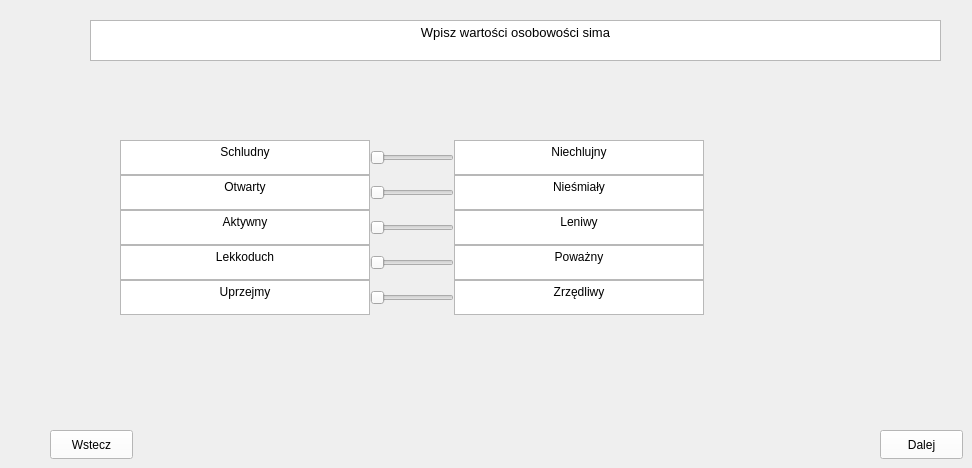
    <widget class="QWidget" name="Osobowosc">
     <widget class="QWidget" name="formLayoutWidget">
      <property name="geometry">
       <rect>
        <x>120</x>
        <y>140</y>
        <width>801</width>
        <height>195</height>
       </rect>
      </property>
      <layout class="QGridLayout" name="gridLayout_4">
       <property name="sizeConstraint">
        <enum>QLayout::SetFixedSize</enum>
       </property>
       <property name="spacing">
        <number>0</number>
       </property>
       <item row="2" column="1">
        <widget class="QSlider" name="horizontalSlider_18">
         <property name="orientation">
          <enum>Qt::Horizontal</enum>
         </property>
        </widget>
       </item>
       <item row="1" column="0">
        <widget class="QTextBrowser" name="textBrowser_48">
         <property name="maximumSize">
          <size>
           <width>250</width>
           <height>35</height>
          </size>
         </property>
         <property name="html">
          <string>&lt;!DOCTYPE HTML PUBLIC &quot;-//W3C//DTD HTML 4.0//EN&quot; &quot;http://www.w3.org/TR/REC-html40/strict.dtd&quot;&gt;
&lt;html&gt;&lt;head&gt;&lt;meta name=&quot;qrichtext&quot; content=&quot;1&quot; /&gt;&lt;meta charset=&quot;utf-8&quot; /&gt;&lt;style type=&quot;text/css&quot;&gt;
p, li { white-space: pre-wrap; }
hr { height: 1px; border-width: 0; }
li.unchecked::marker { content: &quot;\2610&quot;; }
li.checked::marker { content: &quot;\2612&quot;; }
&lt;/style&gt;&lt;/head&gt;&lt;body style=&quot; font-family:'Segoe UI'; font-size:9pt; font-weight:400; font-style:normal;&quot;&gt;
&lt;p align=&quot;center&quot; style=&quot; margin-top:0px; margin-bottom:0px; margin-left:0px; margin-right:0px; -qt-block-indent:0; text-indent:0px;&quot;&gt;Otwarty&lt;/p&gt;&lt;/body&gt;&lt;/html&gt;</string>
         </property>
        </widget>
       </item>
       <item row="0" column="1">
        <widget class="QSlider" name="horizontalSlider_16">
         <property name="orientation">
          <enum>Qt::Horizontal</enum>
         </property>
        </widget>
       </item>
       <item row="2" column="2">
        <widget class="QTextBrowser" name="textBrowser_45">
         <property name="sizePolicy">
          <sizepolicy hsizetype="Preferred" vsizetype="Preferred">
           <horstretch>0</horstretch>
           <verstretch>0</verstretch>
          </sizepolicy>
         </property>
         <property name="maximumSize">
          <size>
           <width>250</width>
           <height>35</height>
          </size>
         </property>
         <property name="html">
          <string>&lt;!DOCTYPE HTML PUBLIC &quot;-//W3C//DTD HTML 4.0//EN&quot; &quot;http://www.w3.org/TR/REC-html40/strict.dtd&quot;&gt;
&lt;html&gt;&lt;head&gt;&lt;meta name=&quot;qrichtext&quot; content=&quot;1&quot; /&gt;&lt;meta charset=&quot;utf-8&quot; /&gt;&lt;style type=&quot;text/css&quot;&gt;
p, li { white-space: pre-wrap; }
hr { height: 1px; border-width: 0; }
li.unchecked::marker { content: &quot;\2610&quot;; }
li.checked::marker { content: &quot;\2612&quot;; }
&lt;/style&gt;&lt;/head&gt;&lt;body style=&quot; font-family:'Segoe UI'; font-size:9pt; font-weight:400; font-style:normal;&quot;&gt;
&lt;p align=&quot;center&quot; style=&quot; margin-top:0px; margin-bottom:0px; margin-left:0px; margin-right:0px; -qt-block-indent:0; text-indent:0px;&quot;&gt;Leniwy&lt;/p&gt;&lt;/body&gt;&lt;/html&gt;</string>
         </property>
        </widget>
       </item>
       <item row="4" column="2">
        <widget class="QTextBrowser" name="textBrowser_43">
         <property name="sizePolicy">
          <sizepolicy hsizetype="Preferred" vsizetype="Preferred">
           <horstretch>0</horstretch>
           <verstretch>0</verstretch>
          </sizepolicy>
         </property>
         <property name="maximumSize">
          <size>
           <width>250</width>
           <height>35</height>
          </size>
         </property>
         <property name="html">
          <string>&lt;!DOCTYPE HTML PUBLIC &quot;-//W3C//DTD HTML 4.0//EN&quot; &quot;http://www.w3.org/TR/REC-html40/strict.dtd&quot;&gt;
&lt;html&gt;&lt;head&gt;&lt;meta name=&quot;qrichtext&quot; content=&quot;1&quot; /&gt;&lt;meta charset=&quot;utf-8&quot; /&gt;&lt;style type=&quot;text/css&quot;&gt;
p, li { white-space: pre-wrap; }
hr { height: 1px; border-width: 0; }
li.unchecked::marker { content: &quot;\2610&quot;; }
li.checked::marker { content: &quot;\2612&quot;; }
&lt;/style&gt;&lt;/head&gt;&lt;body style=&quot; font-family:'Segoe UI'; font-size:9pt; font-weight:400; font-style:normal;&quot;&gt;
&lt;p align=&quot;center&quot; style=&quot; margin-top:0px; margin-bottom:0px; margin-left:0px; margin-right:0px; -qt-block-indent:0; text-indent:0px;&quot;&gt;Zrzędliwy&lt;/p&gt;&lt;/body&gt;&lt;/html&gt;</string>
         </property>
        </widget>
       </item>
       <item row="4" column="0">
        <widget class="QTextBrowser" name="textBrowser_44">
         <property name="maximumSize">
          <size>
           <width>250</width>
           <height>35</height>
          </size>
         </property>
         <property name="html">
          <string>&lt;!DOCTYPE HTML PUBLIC &quot;-//W3C//DTD HTML 4.0//EN&quot; &quot;http://www.w3.org/TR/REC-html40/strict.dtd&quot;&gt;
&lt;html&gt;&lt;head&gt;&lt;meta name=&quot;qrichtext&quot; content=&quot;1&quot; /&gt;&lt;meta charset=&quot;utf-8&quot; /&gt;&lt;style type=&quot;text/css&quot;&gt;
p, li { white-space: pre-wrap; }
hr { height: 1px; border-width: 0; }
li.unchecked::marker { content: &quot;\2610&quot;; }
li.checked::marker { content: &quot;\2612&quot;; }
&lt;/style&gt;&lt;/head&gt;&lt;body style=&quot; font-family:'Segoe UI'; font-size:9pt; font-weight:400; font-style:normal;&quot;&gt;
&lt;p align=&quot;center&quot; style=&quot; margin-top:0px; margin-bottom:0px; margin-left:0px; margin-right:0px; -qt-block-indent:0; text-indent:0px;&quot;&gt;Uprzejmy&lt;/p&gt;&lt;/body&gt;&lt;/html&gt;</string>
         </property>
        </widget>
       </item>
       <item row="0" column="2">
        <widget class="QTextBrowser" name="textBrowser_41">
         <property name="sizePolicy">
          <sizepolicy hsizetype="Preferred" vsizetype="Preferred">
           <horstretch>0</horstretch>
           <verstretch>0</verstretch>
          </sizepolicy>
         </property>
         <property name="maximumSize">
          <size>
           <width>250</width>
           <height>35</height>
          </size>
         </property>
         <property name="html">
          <string>&lt;!DOCTYPE HTML PUBLIC &quot;-//W3C//DTD HTML 4.0//EN&quot; &quot;http://www.w3.org/TR/REC-html40/strict.dtd&quot;&gt;
&lt;html&gt;&lt;head&gt;&lt;meta name=&quot;qrichtext&quot; content=&quot;1&quot; /&gt;&lt;meta charset=&quot;utf-8&quot; /&gt;&lt;style type=&quot;text/css&quot;&gt;
p, li { white-space: pre-wrap; }
hr { height: 1px; border-width: 0; }
li.unchecked::marker { content: &quot;\2610&quot;; }
li.checked::marker { content: &quot;\2612&quot;; }
&lt;/style&gt;&lt;/head&gt;&lt;body style=&quot; font-family:'Segoe UI'; font-size:9pt; font-weight:400; font-style:normal;&quot;&gt;
&lt;p align=&quot;center&quot; style=&quot; margin-top:0px; margin-bottom:0px; margin-left:0px; margin-right:0px; -qt-block-indent:0; text-indent:0px;&quot;&gt;Niechlujny&lt;/p&gt;&lt;/body&gt;&lt;/html&gt;</string>
         </property>
        </widget>
       </item>
       <item row="3" column="0">
        <widget class="QTextBrowser" name="textBrowser_46">
         <property name="sizePolicy">
          <sizepolicy hsizetype="Preferred" vsizetype="Preferred">
           <horstretch>0</horstretch>
           <verstretch>0</verstretch>
          </sizepolicy>
         </property>
         <property name="maximumSize">
          <size>
           <width>250</width>
           <height>35</height>
          </size>
         </property>
         <property name="html">
          <string>&lt;!DOCTYPE HTML PUBLIC &quot;-//W3C//DTD HTML 4.0//EN&quot; &quot;http://www.w3.org/TR/REC-html40/strict.dtd&quot;&gt;
&lt;html&gt;&lt;head&gt;&lt;meta name=&quot;qrichtext&quot; content=&quot;1&quot; /&gt;&lt;meta charset=&quot;utf-8&quot; /&gt;&lt;style type=&quot;text/css&quot;&gt;
p, li { white-space: pre-wrap; }
hr { height: 1px; border-width: 0; }
li.unchecked::marker { content: &quot;\2610&quot;; }
li.checked::marker { content: &quot;\2612&quot;; }
&lt;/style&gt;&lt;/head&gt;&lt;body style=&quot; font-family:'Segoe UI'; font-size:9pt; font-weight:400; font-style:normal;&quot;&gt;
&lt;p align=&quot;center&quot; style=&quot; margin-top:0px; margin-bottom:0px; margin-left:0px; margin-right:0px; -qt-block-indent:0; text-indent:0px;&quot;&gt;Lekkoduch&lt;/p&gt;&lt;/body&gt;&lt;/html&gt;</string>
         </property>
        </widget>
       </item>
       <item row="3" column="1">
        <widget class="QSlider" name="horizontalSlider_19">
         <property name="orientation">
          <enum>Qt::Horizontal</enum>
         </property>
        </widget>
       </item>
       <item row="0" column="0">
        <widget class="QTextBrowser" name="textBrowser_40">
         <property name="maximumSize">
          <size>
           <width>250</width>
           <height>35</height>
          </size>
         </property>
         <property name="html">
          <string>&lt;!DOCTYPE HTML PUBLIC &quot;-//W3C//DTD HTML 4.0//EN&quot; &quot;http://www.w3.org/TR/REC-html40/strict.dtd&quot;&gt;
&lt;html&gt;&lt;head&gt;&lt;meta name=&quot;qrichtext&quot; content=&quot;1&quot; /&gt;&lt;meta charset=&quot;utf-8&quot; /&gt;&lt;style type=&quot;text/css&quot;&gt;
p, li { white-space: pre-wrap; }
hr { height: 1px; border-width: 0; }
li.unchecked::marker { content: &quot;\2610&quot;; }
li.checked::marker { content: &quot;\2612&quot;; }
&lt;/style&gt;&lt;/head&gt;&lt;body style=&quot; font-family:'Segoe UI'; font-size:9pt; font-weight:400; font-style:normal;&quot;&gt;
&lt;p align=&quot;center&quot; style=&quot; margin-top:0px; margin-bottom:0px; margin-left:0px; margin-right:0px; -qt-block-indent:0; text-indent:0px;&quot;&gt;Schludny&lt;/p&gt;&lt;/body&gt;&lt;/html&gt;</string>
         </property>
        </widget>
       </item>
       <item row="1" column="1">
        <widget class="QSlider" name="horizontalSlider_20">
         <property name="orientation">
          <enum>Qt::Horizontal</enum>
         </property>
        </widget>
       </item>
       <item row="1" column="2">
        <widget class="QTextBrowser" name="textBrowser_49">
         <property name="sizePolicy">
          <sizepolicy hsizetype="Preferred" vsizetype="Preferred">
           <horstretch>0</horstretch>
           <verstretch>0</verstretch>
          </sizepolicy>
         </property>
         <property name="maximumSize">
          <size>
           <width>250</width>
           <height>35</height>
          </size>
         </property>
         <property name="html">
          <string>&lt;!DOCTYPE HTML PUBLIC &quot;-//W3C//DTD HTML 4.0//EN&quot; &quot;http://www.w3.org/TR/REC-html40/strict.dtd&quot;&gt;
&lt;html&gt;&lt;head&gt;&lt;meta name=&quot;qrichtext&quot; content=&quot;1&quot; /&gt;&lt;meta charset=&quot;utf-8&quot; /&gt;&lt;style type=&quot;text/css&quot;&gt;
p, li { white-space: pre-wrap; }
hr { height: 1px; border-width: 0; }
li.unchecked::marker { content: &quot;\2610&quot;; }
li.checked::marker { content: &quot;\2612&quot;; }
&lt;/style&gt;&lt;/head&gt;&lt;body style=&quot; font-family:'Segoe UI'; font-size:9pt; font-weight:400; font-style:normal;&quot;&gt;
&lt;p align=&quot;center&quot; style=&quot; margin-top:0px; margin-bottom:0px; margin-left:0px; margin-right:0px; -qt-block-indent:0; text-indent:0px;&quot;&gt;Nieśmiały&lt;/p&gt;&lt;/body&gt;&lt;/html&gt;</string>
         </property>
        </widget>
       </item>
       <item row="2" column="0">
        <widget class="QTextBrowser" name="textBrowser_42">
         <property name="maximumSize">
          <size>
           <width>250</width>
           <height>35</height>
          </size>
         </property>
         <property name="html">
          <string>&lt;!DOCTYPE HTML PUBLIC &quot;-//W3C//DTD HTML 4.0//EN&quot; &quot;http://www.w3.org/TR/REC-html40/strict.dtd&quot;&gt;
&lt;html&gt;&lt;head&gt;&lt;meta name=&quot;qrichtext&quot; content=&quot;1&quot; /&gt;&lt;meta charset=&quot;utf-8&quot; /&gt;&lt;style type=&quot;text/css&quot;&gt;
p, li { white-space: pre-wrap; }
hr { height: 1px; border-width: 0; }
li.unchecked::marker { content: &quot;\2610&quot;; }
li.checked::marker { content: &quot;\2612&quot;; }
&lt;/style&gt;&lt;/head&gt;&lt;body style=&quot; font-family:'Segoe UI'; font-size:9pt; font-weight:400; font-style:normal;&quot;&gt;
&lt;p align=&quot;center&quot; style=&quot; margin-top:0px; margin-bottom:0px; margin-left:0px; margin-right:0px; -qt-block-indent:0; text-indent:0px;&quot;&gt;Aktywny&lt;/p&gt;&lt;/body&gt;&lt;/html&gt;</string>
         </property>
        </widget>
       </item>
       <item row="3" column="2">
        <widget class="QTextBrowser" name="textBrowser_47">
         <property name="sizePolicy">
          <sizepolicy hsizetype="Preferred" vsizetype="Preferred">
           <horstretch>0</horstretch>
           <verstretch>0</verstretch>
          </sizepolicy>
         </property>
         <property name="maximumSize">
          <size>
           <width>250</width>
           <height>35</height>
          </size>
         </property>
         <property name="html">
          <string>&lt;!DOCTYPE HTML PUBLIC &quot;-//W3C//DTD HTML 4.0//EN&quot; &quot;http://www.w3.org/TR/REC-html40/strict.dtd&quot;&gt;
&lt;html&gt;&lt;head&gt;&lt;meta name=&quot;qrichtext&quot; content=&quot;1&quot; /&gt;&lt;meta charset=&quot;utf-8&quot; /&gt;&lt;style type=&quot;text/css&quot;&gt;
p, li { white-space: pre-wrap; }
hr { height: 1px; border-width: 0; }
li.unchecked::marker { content: &quot;\2610&quot;; }
li.checked::marker { content: &quot;\2612&quot;; }
&lt;/style&gt;&lt;/head&gt;&lt;body style=&quot; font-family:'Segoe UI'; font-size:9pt; font-weight:400; font-style:normal;&quot;&gt;
&lt;p align=&quot;center&quot; style=&quot; margin-top:0px; margin-bottom:0px; margin-left:0px; margin-right:0px; -qt-block-indent:0; text-indent:0px;&quot;&gt;Poważny&lt;/p&gt;&lt;/body&gt;&lt;/html&gt;</string>
         </property>
        </widget>
       </item>
       <item row="4" column="1">
        <widget class="QSlider" name="horizontalSlider_17">
         <property name="orientation">
          <enum>Qt::Horizontal</enum>
         </property>
        </widget>
       </item>
      </layout>
     </widget>
     <widget class="QPushButton" name="pushButton">
      <property name="geometry">
       <rect>
        <x>50</x>
        <y>430</y>
        <width>83</width>
        <height>29</height>
       </rect>
      </property>
      <property name="styleSheet">
       <string notr="true">background-color: rgb(255, 255, 255);</string>
      </property>
      <property name="text">
       <string>Wstecz</string>
      </property>
     </widget>
     <widget class="QPushButton" name="pushButton_2">
      <property name="geometry">
       <rect>
        <x>880</x>
        <y>430</y>
        <width>83</width>
        <height>29</height>
       </rect>
      </property>
      <property name="styleSheet">
       <string notr="true">background-color: rgb(255, 255, 255);</string>
      </property>
      <property name="text">
       <string>Dalej</string>
      </property>
     </widget>
     <widget class="QTextBrowser" name="textBrowser_57">
      <property name="geometry">
       <rect>
        <x>90</x>
        <y>20</y>
        <width>851</width>
        <height>41</height>
       </rect>
      </property>
      <property name="html">
       <string>&lt;!DOCTYPE HTML PUBLIC &quot;-//W3C//DTD HTML 4.0//EN&quot; &quot;http://www.w3.org/TR/REC-html40/strict.dtd&quot;&gt;
&lt;html&gt;&lt;head&gt;&lt;meta name=&quot;qrichtext&quot; content=&quot;1&quot; /&gt;&lt;meta charset=&quot;utf-8&quot; /&gt;&lt;style type=&quot;text/css&quot;&gt;
p, li { white-space: pre-wrap; }
hr { height: 1px; border-width: 0; }
li.unchecked::marker { content: &quot;\2610&quot;; }
li.checked::marker { content: &quot;\2612&quot;; }
&lt;/style&gt;&lt;/head&gt;&lt;body style=&quot; font-family:'Segoe UI'; font-size:9pt; font-weight:400; font-style:normal;&quot;&gt;
&lt;p align=&quot;center&quot; style=&quot; margin-top:0px; margin-bottom:0px; margin-left:0px; margin-right:0px; -qt-block-indent:0; text-indent:0px;&quot;&gt;&lt;span style=&quot; font-size:10pt;&quot;&gt;Wpisz wartości osobowości sima&lt;/span&gt;&lt;/p&gt;&lt;/body&gt;&lt;/html&gt;</string>
      </property>
     </widget>
    </widget>
